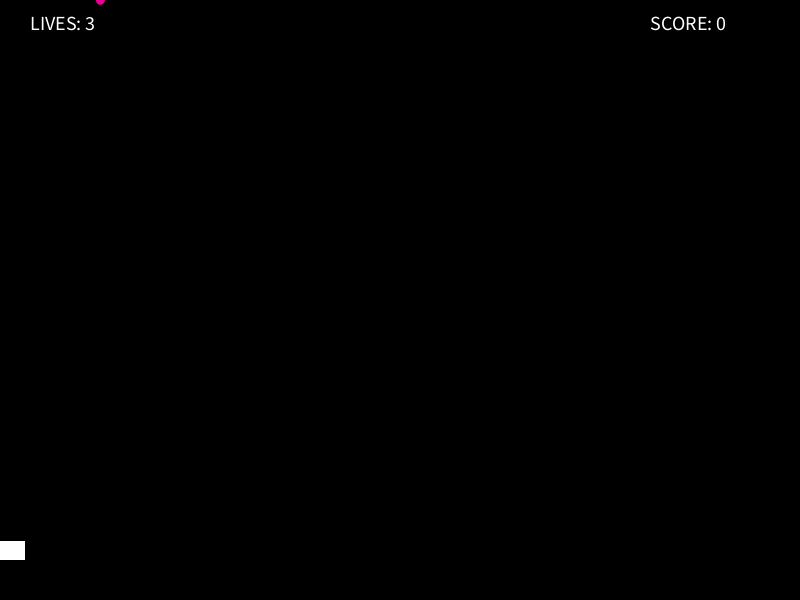
Frame 1 (no input)
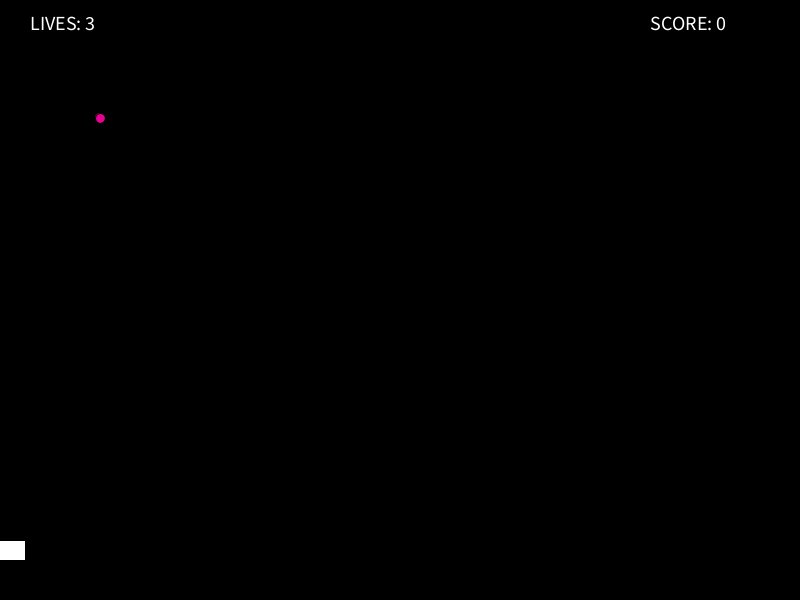
Frame 60 (the mouse pressed at the canvas centre just before this capture)
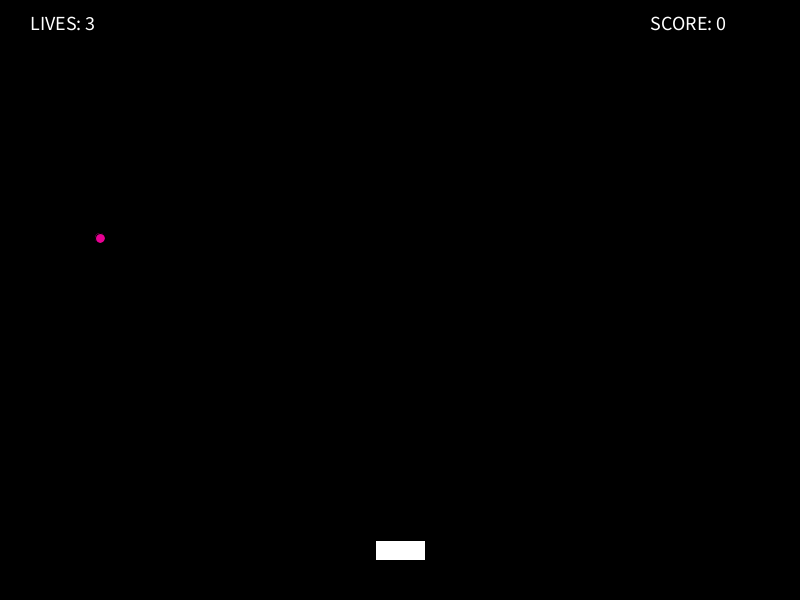
Frame 120 (the mouse held since frame 60 and released just before this capture)

The Processing sketch that drew these frames (run headless with seeded random() and noise(); from frame 60 on, the mouse is pressed at the canvas centre):

// Processing sketch: e06_graSpadajacaKulkaLives
// ── e06_graSpadajacaKulkaLives.pde
float ball_1_x = 100;
float ball_1_y = 0;

int score = 0;
int lives = 3;

void setup(){
  size( 800, 600 );
  rectMode( CENTER ); // rysowanie, "od środka"
}

void draw(){
  
  background(0);
  
  if( dist( mouseX, 550, ball_1_x, ball_1_y ) > 10 ){
    
    fill(255);
    rect( mouseX, 550, 50, 20 );
  
    fill(#E80093);
    ellipse( ball_1_x, ball_1_y, 10, 10 );
    
    ball_1_y = ball_1_y + 2; //zwiekszamy pozycje y kulki w każdej klatce
    
    
  }else{
    
    fill( #00E2E8 );
    rect( mouseX, 550, 50, 20 );
    
    ball_1_y = 0;
    ball_1_x = random( 10, 700 );
    
    score = score + 1; // score += 1 lub score++ 
    println( score );
    
    
  }
  
  if( ball_1_y > height ){
  
   lives = lives - 1;
   ball_1_y = 0;
   ball_1_x = random( 10, 700 );
   println( "booo... " + lives ); 
    
  }
  
  textSize( 20 );
  fill( #FFFFFF );
  text( "SCORE: " + score, 650, 30 );
  text( "LIVES: " + lives, 30, 30 );
  
  
  
  
  
}
